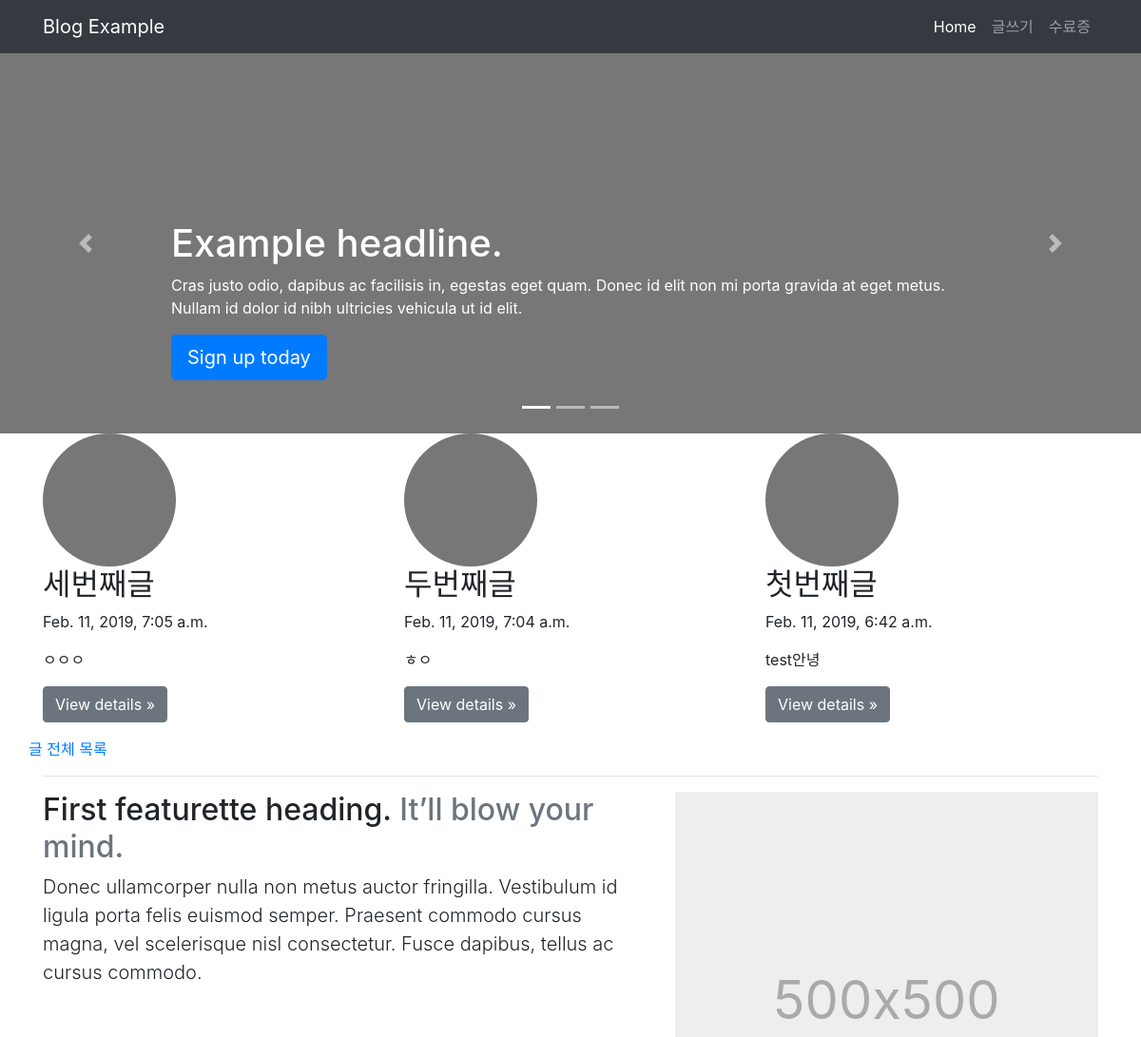
Before: / (upper part) with the older database file.
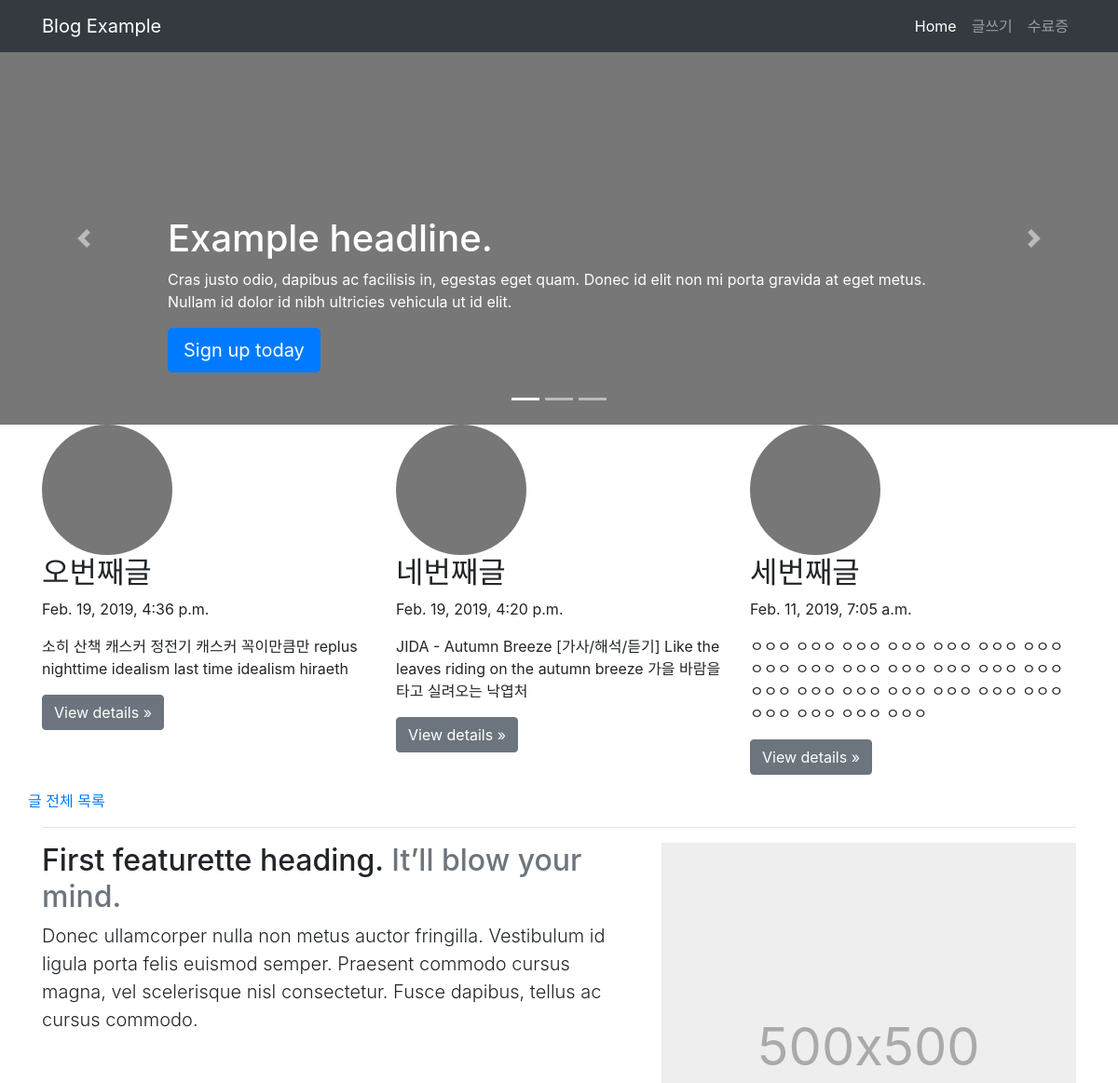
After: the same page with the newer database file.
### blog/models.py (models this page shows, shortened)
class Blog(models.Model):
    title = models.CharField(max_length=200)
    pub_date = models.DateTimeField('date published')
    body = models.TextField()
    def summary(self):
        return self.body[:100]

### blog/views.py (the view)
# urls.py: 2. Add a URL to urlpatterns:  path('', views.home, name='home')
def home(request):
    blogs = Blog.objects    # 쿼리셋 # 메소드
    return render(request,'home.html',{'blogs' : blogs.order_by("id").reverse().all()[:3]})   # 객체를 역순으로 정렬하여 마지막 세개만 반환

### blog/templates/home.html (shortened to what this page needs)
<html>
    <head>
        <link rel="stylesheet" href="https://stackpath.bootstrapcdn.com/bootstrap/4.3.0/css/bootstrap.min.css">
        <link href="carousel.css" rel="stylesheet">
    </head>
    <body>
    <header>
      <nav class="navbar navbar-expand-lg navbar-dark bg-dark">
        <div class="container">
            <a class="navbar-brand" href="{% url 'home' %}">Blog Example</a>
            <div class="collapse navbar-collapse" id="navbarNavAltMarkup">
                <div class="navbar-nav ml-auto">
                    <a class="nav-item nav-link active" href="{% url 'home' %}">Home</span></a>
                    <a class="nav-item nav-link" href="{% url 'new' %}">글쓰기</a>
                    <a class="nav-item nav-link" href="#">수료증</a>
                </div>
            </div>
        </div>
      </nav>
    </header>
    <main role="main">
      <div id="myCarousel" class="carousel slide" data-ride="carousel">
        <ol class="carousel-indicators">
          <li data-target="#myCarousel" data-slide-to="0" class="active"></li>
          <li data-target="#myCarousel" data-slide-to="1"></li>
          <li data-target="#myCarousel" data-slide-to="2"></li>
        </ol>
        <div class="carousel-inner">
          <div class="carousel-item active">
            <svg class="bd-placeholder-img" width="100%" height="50%" xmlns="http://www.w3.org/2000/svg" preserveAspectRatio="xMidYMid slice" focusable="false" role="img"><rect width="100%" height="100%" fill="#777"/></svg>
            <div class="container">
              <div class="carousel-caption text-left">
                <h1>Example headline.</h1>
                <p>Cras justo odio, dapibus ac facilisis in, egestas eget quam. Donec id elit non mi porta gravida at eget metus. Nullam id dolor id nibh ultricies vehicula ut id elit.</p>
                <p><a class="btn btn-lg btn-primary" href="#" role="button">Sign up today</a></p>
              </div>
            </div>
          </div>
        </div>
        <a class="carousel-control-prev" href="#myCarousel" role="button" data-slide="prev">
          <span class="carousel-control-prev-icon" aria-hidden="true"></span>
        </a>
        <a class="carousel-control-next" href="#myCarousel" role="button" data-slide="next">
          <span class="carousel-control-next-icon" aria-hidden="true"></span>
        </a>
      </div>
      <div class="container marketing">
        <div class="row">
          {% for blog in blogs %}
            <div class="col-lg-4">
                <h2> {{blog.title}} </h2>
                <p> {{blog.pub_date}} </p>
                <p> {{blog.summary}} </p>
                <p><a class="btn btn-secondary" href="{% url 'detail' blog.id %}" role="button">View details &raquo;</a></p>
            </div>
          {% endfor %}
          <a href="{% url 'allList' %}">글 전체 목록</a>
        </div>
        <hr class="featurette-divider">
        <div class="row featurette">
          <div class="col-md-7">
            <h2 class="featurette-heading">First featurette heading. <span class="text-muted">It’ll blow your mind.</span></h2>
            <p class="lead">Donec ullamcorper nulla non metus auctor fringilla. Vestibulum id ligula porta felis euismod semper. Praesent commodo cursus magna, vel scelerisque nisl consectetur. Fusce dapibus, tellus ac cursus commodo.</p>
          </div>
          <div class="col-md-5">
            <svg class="bd-placeholder-img bd-placeholder-img-lg featurette-image img-fluid mx-auto" width="500" height="500" xmlns="http://www.w3.org/2000/svg" preserveAspectRatio="xMidYMid slice" focusable="false" role="img" aria-label="Placeholder: 500x500"><title>Placeholder</title><rect width="100%" height="100%" fill="#eee"/><text x="50%" y="50%" fill="#aaa" dy=".3em">500x500</text></svg>
          </div>
        </div>
      </div>
    </main>
  </body>
</html>

Changed rows visible on the page:
no longer on this page (row edited): Blog: title "두번째글", pub_date "Feb. 11, 2019, 7:04 a.m.", summary "ㅎㅇ"
no longer on this page (row edited): Blog: title "첫번째글", pub_date "Feb. 11, 2019, 6:42 a.m.", summary "test안녕"
added Blog: title "오번째글", pub_date "Feb. 19, 2019, 4:36 p.m.", summary "소히 산책 캐스커 정전기 캐스커 꼭이만큼만 replus nighttime idealism last time idealism hiraeth"
added Blog: title "네번째글", pub_date "Feb. 19, 2019, 4:20 p.m.", summary "JIDA - Autumn Breeze [가사/해석/듣기] Like the leaves riding on the autumn breeze 가을 바람을 타고 실려오는 낙엽처"
changed Blog "세번째글": summary "ㅇㅇㅇ" → "ㅇㅇㅇ ㅇㅇㅇ ㅇㅇㅇ ㅇㅇㅇ ㅇㅇㅇ ㅇㅇㅇ ㅇㅇㅇ ㅇㅇㅇ ㅇㅇㅇ ㅇㅇㅇ ㅇㅇㅇ ㅇㅇㅇ ㅇㅇㅇ ㅇㅇㅇ ㅇㅇㅇ ㅇㅇㅇ ㅇㅇㅇ ㅇㅇㅇ ㅇㅇㅇ ㅇㅇㅇ ㅇㅇㅇ ㅇㅇㅇ ㅇㅇㅇ ㅇㅇㅇ ㅇㅇㅇ"
